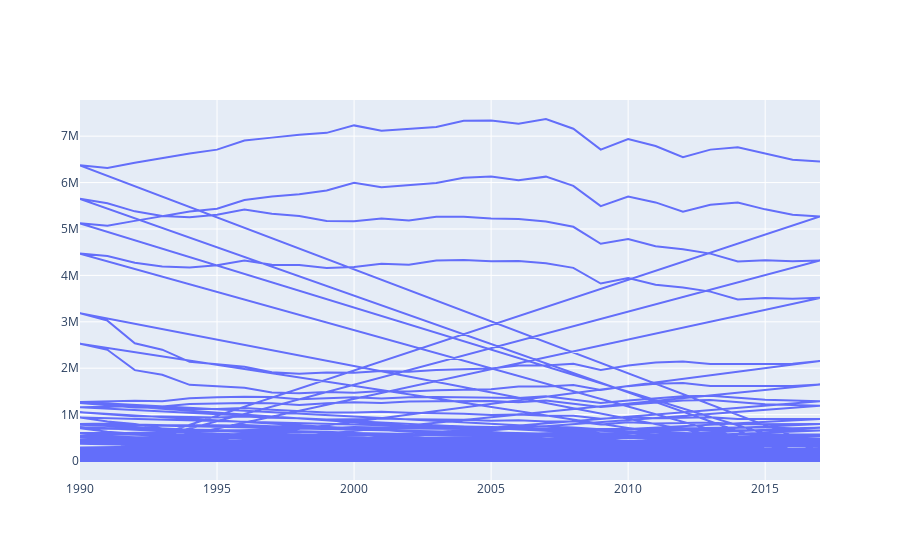

Source (notebook cell):
### Code cell
fig.add_trace(go.Scatter(x=df_unfcc['TIME_PERIOD'], y=df_unfcc["value"]))

### Figure 1 — Plotly figure (JSON) as saved in the notebook; plotly's stock layout.template omitted (floating-point values rounded to 4 significant figures; data arrays with more than 128 entries replaced by an {"elided": "..."} marker saying what was removed)
{"data": [{"type": "scatter", "x": {"elided": "8025 int values"}, "y": {"elided": "8025 float values"}}], "layout": {"autosize": true, "xaxis": {"autorange": true, "range": [1990, 2017], "type": "linear"}, "yaxis": {"autorange": true, "range": [-409400.0, 7779000.0], "type": "linear"}}}
